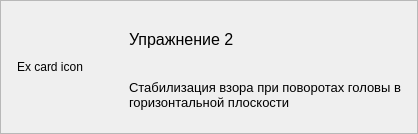
                  <widget class="ClickableCard" name="card_excersise_apple_2">
                   <property name="frameShape">
                    <enum>QFrame::StyledPanel</enum>
                   </property>
                   <property name="frameShadow">
                    <enum>QFrame::Raised</enum>
                   </property>
                   <property name="choosable" stdset="0">
                    <bool>true</bool>
                   </property>
                   <layout class="QHBoxLayout" name="horizontalLayout_3" stretch="1,4">
                    <property name="spacing">
                     <number>12</number>
                    </property>
                    <property name="leftMargin">
                     <number>16</number>
                    </property>
                    <property name="topMargin">
                     <number>16</number>
                    </property>
                    <property name="rightMargin">
                     <number>16</number>
                    </property>
                    <property name="bottomMargin">
                     <number>16</number>
                    </property>
                    <item>
                     <widget class="CardIcon" name="label_22">
                      <property name="sizePolicy">
                       <sizepolicy hsizetype="Minimum" vsizetype="Minimum">
                        <horstretch>0</horstretch>
                        <verstretch>0</verstretch>
                       </sizepolicy>
                      </property>
                      <property name="minimumSize">
                       <size>
                        <width>100</width>
                        <height>100</height>
                       </size>
                      </property>
                      <property name="text">
                       <string>Ex card icon</string>
                      </property>
                      <property name="svg_file" stdset="0">
                       <string>./img/ex_2_icon.svg</string>
                      </property>
                      <property name="scale" stdset="0">
                       <double>1.300000000000000</double>
                      </property>
                      <property name="main_color" stdset="0">
                       <string>#febd51</string>
                      </property>
                      <property name="circle_color" stdset="0">
                       <string>#fef5ea</string>
                      </property>
                     </widget>
                    </item>
                    <item>
                     <layout class="QVBoxLayout" name="verticalLayout_13">
                      <item>
                       <widget class="QLabel" name="label_23">
                        <property name="font">
                         <font>
                          <pointsize>12</pointsize>
                         </font>
                        </property>
                        <property name="text">
                         <string>Упражнение 2</string>
                        </property>
                       </widget>
                      </item>
                      <item>
                       <widget class="QLabel" name="label_24">
                        <property name="font">
                         <font>
                          <pointsize>10</pointsize>
                         </font>
                        </property>
                        <property name="text">
                         <string>Стабилизация взора при поворотах головы в горизонтальной плоскости</string>
                        </property>
                        <property name="wordWrap">
                         <bool>true</bool>
                        </property>
                       </widget>
                      </item>
                     </layout>
                    </item>
                   </layout>
                  </widget>
